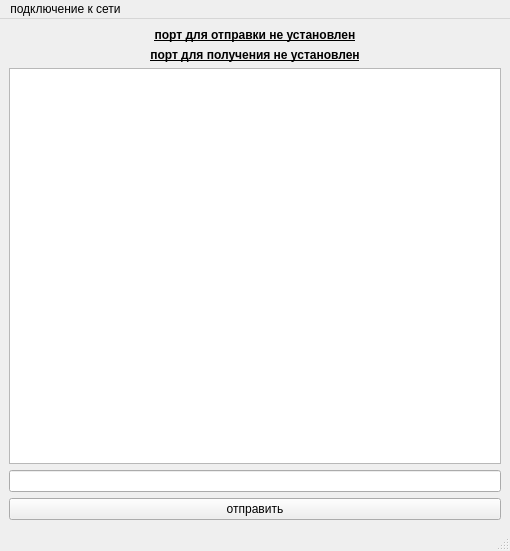
<?xml version="1.0" encoding="UTF-8"?>
<ui version="4.0">
 <class>MainWindow</class>
 <widget class="QMainWindow" name="MainWindow">
  <property name="geometry">
   <rect>
    <x>0</x>
    <y>0</y>
    <width>510</width>
    <height>551</height>
   </rect>
  </property>
  <property name="windowTitle">
   <string>дз вариант 1</string>
  </property>
  <widget class="QWidget" name="centralwidget">
   <layout class="QVBoxLayout" name="verticalLayout">
    <item>
     <widget class="QLabel" name="label">
      <property name="font">
       <font>
        <bold>true</bold>
        <underline>true</underline>
       </font>
      </property>
      <property name="text">
       <string>порт для отправки не установлен</string>
      </property>
      <property name="alignment">
       <set>Qt::AlignCenter</set>
      </property>
     </widget>
    </item>
    <item>
     <widget class="QLabel" name="label_2">
      <property name="font">
       <font>
        <bold>true</bold>
        <underline>true</underline>
       </font>
      </property>
      <property name="text">
       <string>порт для получения не установлен</string>
      </property>
      <property name="alignment">
       <set>Qt::AlignCenter</set>
      </property>
     </widget>
    </item>
    <item>
     <widget class="QListWidget" name="listWidget"/>
    </item>
    <item>
     <widget class="QLineEdit" name="lineEdit"/>
    </item>
    <item>
     <widget class="QPushButton" name="pushButton">
      <property name="text">
       <string>отправить</string>
      </property>
     </widget>
    </item>
   </layout>
  </widget>
  <widget class="QMenuBar" name="menubar">
   <property name="geometry">
    <rect>
     <x>0</x>
     <y>0</y>
     <width>510</width>
     <height>23</height>
    </rect>
   </property>
   <widget class="QMenu" name="menu">
    <property name="title">
     <string>подключение к сети</string>
    </property>
   </widget>
   <addaction name="menu"/>
  </widget>
  <widget class="QStatusBar" name="statusbar"/>
 </widget>
 <resources/>
 <connections/>
</ui>
